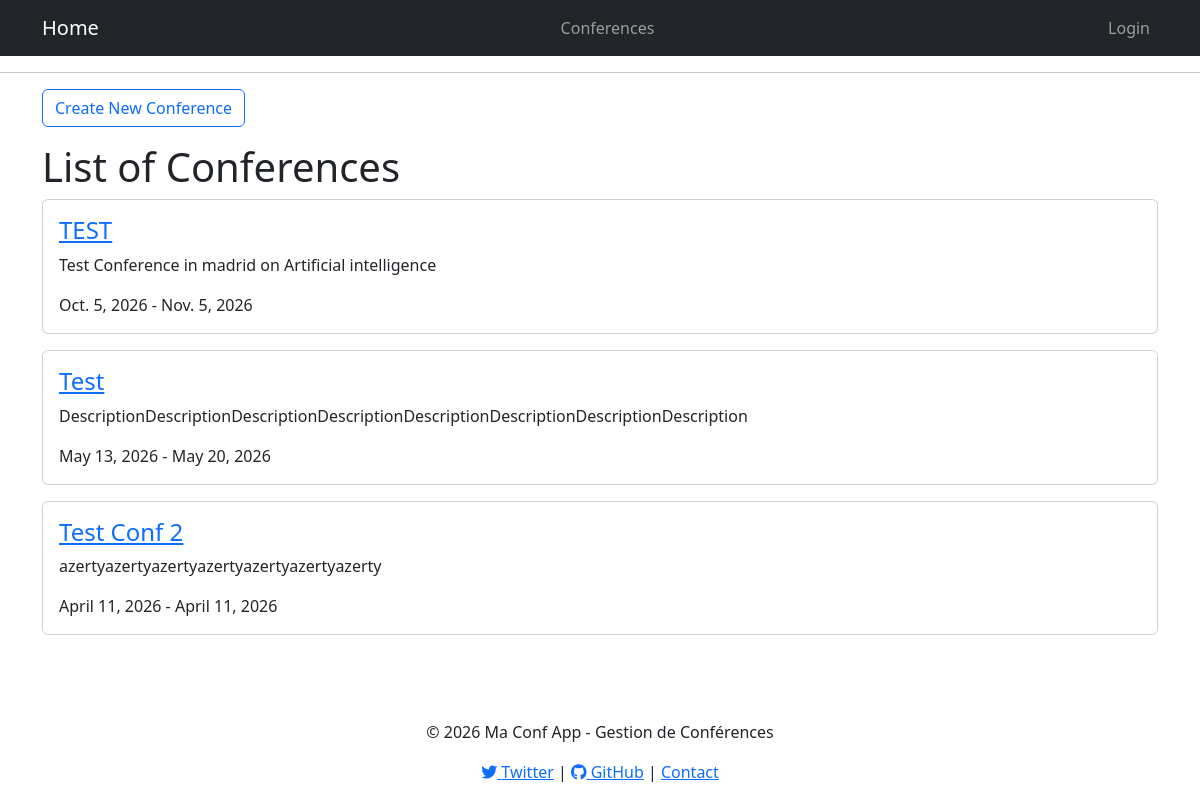
Before: /conferences/list/ with the older database file.
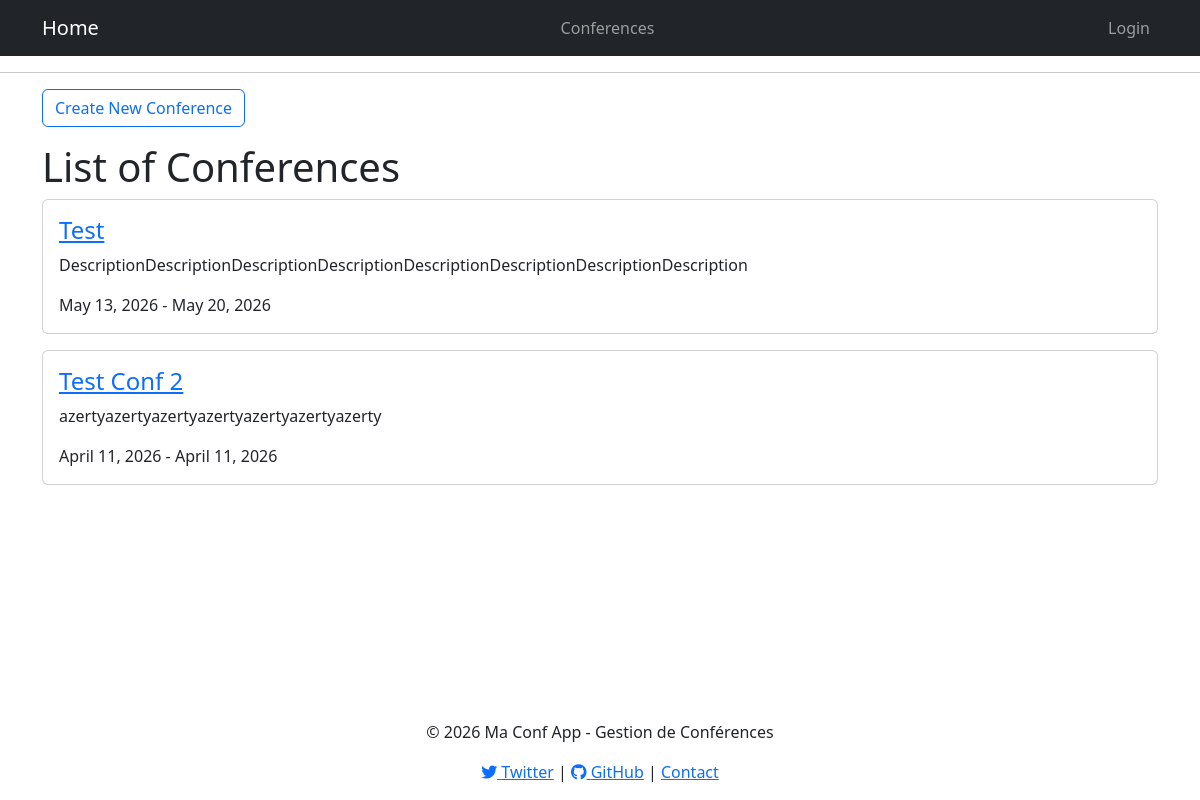
After: the same page with the newer database file.
### conferenceApp/models.py (models this page shows, shortened)
class Conference(models.Model):
    THEME_CHOICES = [
        ('AI', 'Artificial Intelligence'),
        ('SE', 'Software Engineering'),
        ('SSE', 'Social Sciences & Education'),
        ('INT', 'Interdisciplinenary Themes'),
    ]
    conference_id = models.AutoField(primary_key=True)
    name = models.CharField(max_length=200, validators=[
        RegexValidator(regex=r'^[a-zA-Z\s]+$',
                       message='Name must contain only letters and can include spaces')
    ])
    location = models.CharField(max_length=200)
    start_date = models.DateField()
    end_date = models.DateField()
    description = models.TextField(validators=[
        MinLengthValidator(30, 'Description must be at least 30 characters long'),
        MaxLengthValidator(300, 'Description must have at most 300 characters')
    ])
    theme = models.CharField(max_length=100, choices = THEME_CHOICES)
    created_at = models.DateTimeField(auto_now_add=True)
    updated_at = models.DateTimeField(auto_now=True)
    userSubmissions = models.ManyToManyField(User, through="Submission", related_name='submitted_conferences')
    organizingCommittees = models.ManyToManyField(User, through="OrganizingCommittee", related_name='organized_conferences')

### conferenceApp/views.py (the view)
# urls.py: path("list/", conference_list, name="conference_list"),
def conference_list(request):
    list = Conference.objects.all().order_by("-start_date")
    return render(request, "conferences/conference_list.html", {"conferences": list})

### templates/conferences/conference_list.html (shortened to what this page needs)
{% extends 'base.html' %}  {% block content %}
<div class="d-flex justify-content-between align-items-center mb-3">
  <a href="{% url 'conference_create' %}" class="btn btn-outline-primary"
    >Create New Conference</a
  >
</div>
<h1>List of Conferences</h1>
{% for c in conferences %}
<div class="card text-left mb-3">
  <div class="card-body">
    <h4 class="card-title">
      <a href="{% url 'conference_details' c.conference_id %}">
        {{ c.name }}
      </a>
    </h4>
    <p class="card-text">{{c.description}}</p>
    <p class="card-text">{{c.start_date}} - {{c.end_date}}</p>
  </div>
</div>
{% endfor %} {% endblock %}

Changed rows visible on the page:
removed Conference: name "TEST", description "Test Conference in madrid on Artificial intelligence", start_date "Oct. 5, 2026", end_date "Nov. 5, 2026"
